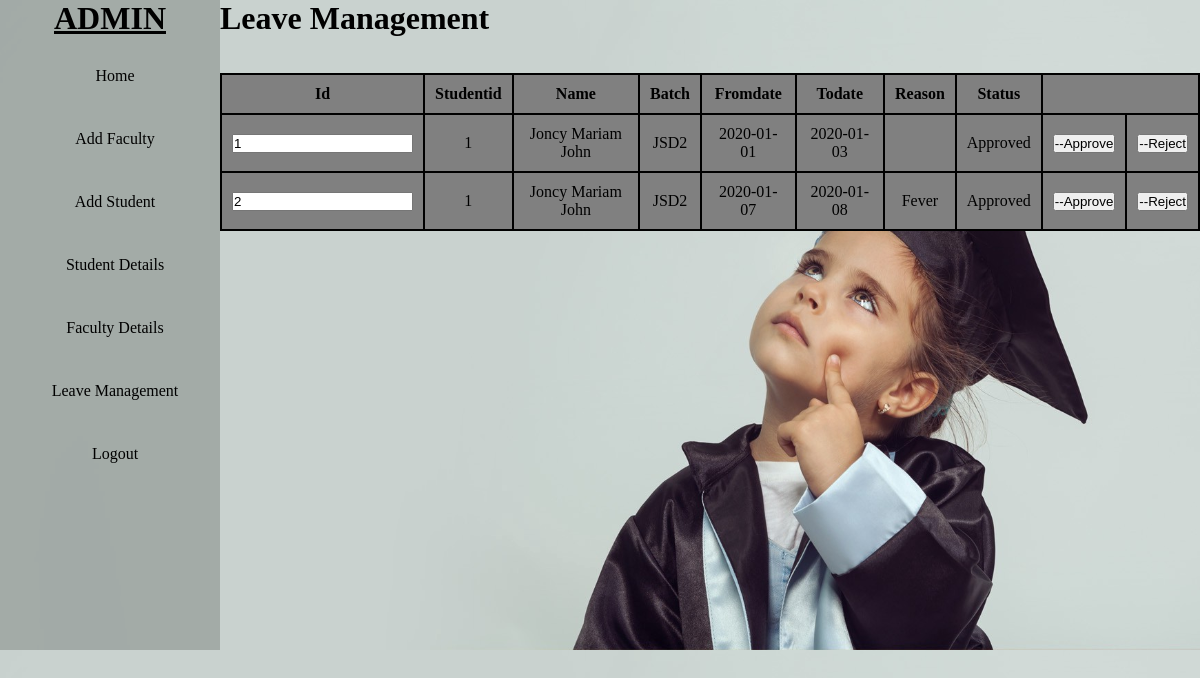
The app's page /stu_leave.php with its own data.
### tables this page shows
CREATE TABLE `leaves` (
  `id` int(11) NOT NULL,
  `Sid` int(11) NOT NULL,
  `Name` varchar(20) NOT NULL,
  `Batch` varchar(10) NOT NULL,
  `Fromdate` date NOT NULL,
  `Todate` date NOT NULL,
  `Reason` varchar(50) NOT NULL,
  `Status` varchar(15) NOT NULL
);

### stu_leave.php (the view, shortened to what this page needs)
<!DOCTYPE html>
<html>
	<head>
		<link rel="stylesheet" href="css/style.css">
	</head>
	<body class="bi">
		<div class="display">
		<div class="navbar">
			<h1><u>ADMIN</u></h1>
			<ul>
				<li> <a href="adminhome.php">Home</a> </li>
				<li> <a href="faculty_signup.php">Add Faculty</a> </li>
				<li> <a href="student_signup.php">Add Student</a> </li>
				<li> <a href="#">Student Details</a>
				</li>
				<li> <a href="fac_details.php">Faculty Details</a></li>
				<li><a href="stu_leave.php">Leave Management</a></li>
				<li><a href="login.php">Logout</a></li>
			</ul>
			</div>
			<div>
					<h1>Leave Management</h1><br><br>
			<table>
				<thead>
					<tr>
						<th>Id</th>
						<th>Studentid</th>
						<th>Name</th>
						<th>Batch</th>
						<th>Fromdate</th>
						<th>Todate</th>
						<th>Reason</th>
						<th>Status</th>
					</tr>
				</thead>
				<tbody>
				<?php
					require_once 'connection.php';
					$sql="select * from leaves";
					$result=mysqli_query($conn,$sql);
					while($row=mysqli_fetch_assoc($result))
					{
				?>
				<tr>
				<form action="signup1.php" method="post">
					<td><input type="text" value="<?php echo $row['id'];?>" name="id" readonly></td>
					<td><?php echo $row['Sid'];?></td>
					<td><?php echo $row['Name'];?></td>
					<td><?php echo $row['Batch'];?></td>
					<td><?php echo $row['Fromdate'];?></td>
					<td><?php echo $row['Todate'];?></td>
					<td><?php echo $row['Reason'];?></td>
					<td><?php echo $row['Status'];?></td>
					<td><input type="submit" name="approve" value="--Approve"></td>
					<td><input type="submit" name="reject" value="--Reject"></td>
					</form>
				</tr>
				<?php
					}
				?>
				</tbody>
					</table>
	<br>
			</div>
</div>
	</body>
</html>

### css/style.css (style rules this page uses)
* { margin:0px; padding:0px; box-sizing:border-box; }
.bi { background-image:url("../img/2.jpeg"); background-size:cover; }
.navbar { text-align:center; background-color:rgba(38, 39, 35, 0.233); width:220px; height:650px; }
.navbar ul { list-style:none; display:block; }
.navbar ul li { text-align:center; width:200px; padding:15px; margin:15px; border-radius: 10px; }
.navbar ul li a { text-decoration:none; color:black; }
.display { display: inline-flex; }

### stu_leave.php (style rules this page uses)
table,th,td { border:2px solid black; border-collapse:collapse;background-color:grey;text-align:center;padding:10px; }

### records on screen
leaves: id "1", Sid "1", Name "Joncy Mariam John", Batch "JSD2", Fromdate "2020-01-01", Todate "2020-01-03", Status "Approved"
leaves: id "2", Sid "1", Name "Joncy Mariam John", Batch "JSD2", Fromdate "2020-01-07", Todate "2020-01-08", Reason "Fever", Status "Approved"
